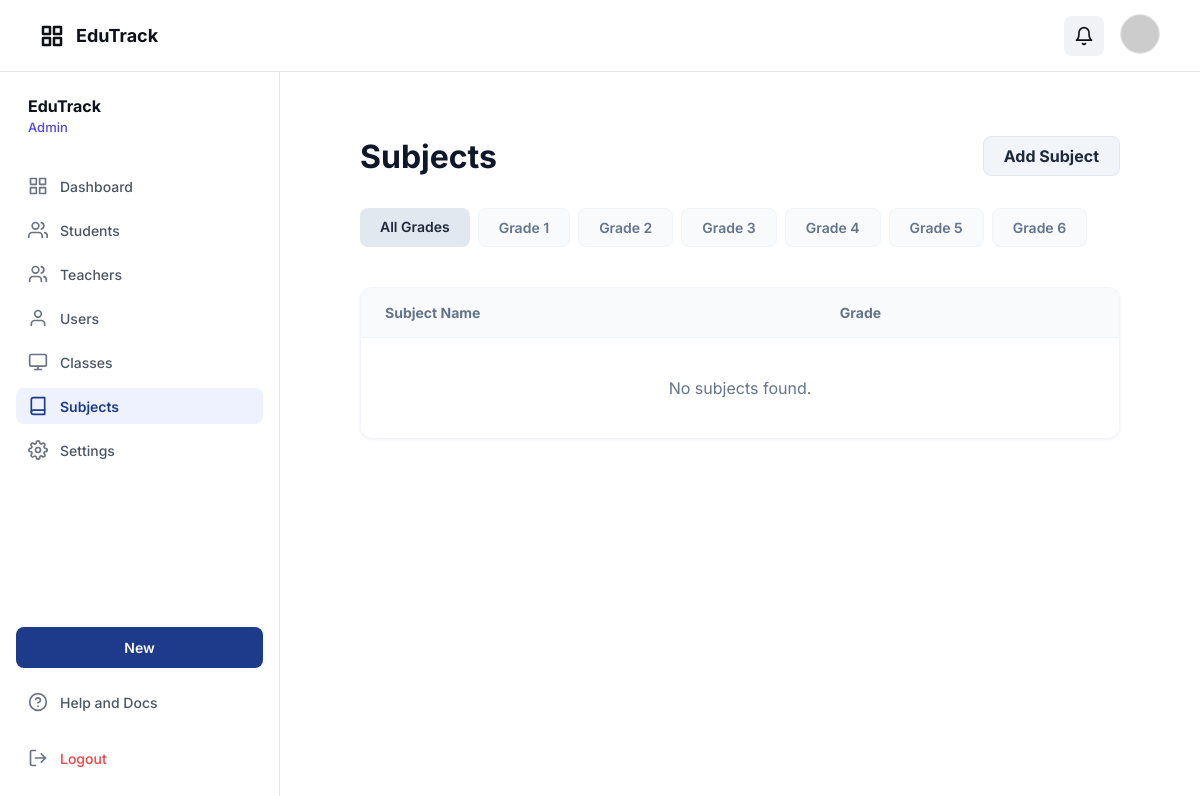
Screenshot of /school_app/index.php?controller=subject&action=index (signed in) with the database file from the repository.
### tables this page shows
CREATE TABLE grades (
  id TINYINT UNSIGNED NOT NULL,
  grade_number TINYINT UNSIGNED NOT NULL,  
  name VARCHAR(20) NOT NULL,               
  PRIMARY KEY (id),
  UNIQUE KEY uq_grades_grade_number (grade_number),
  UNIQUE KEY uq_grades_name (name),
  CONSTRAINT chk_grade_number CHECK (grade_number BETWEEN 1 AND 6)
);

### school_app/controllers/SubjectController.php (called while the page is built, shortened)
<?php
class SubjectController
{
    public function index()
    {
        $selectedGrade = $_GET['grade_id'] ?? null;
        $filters = [];
        $subjects = Subject::getAll($filters);
        $grades = Grade::getAll();
        render_view('views/admin/subjects/index.php', [
            'subjects' => $subjects,
            'grades' => $grades,
            'selectedGrade' => $selectedGrade
        ]);
    }
}

### school_app/models/Grade.php (called while the page is built, shortened)
<?php
class Grade extends Model
{
    public static function getAll()
    {
        $db = Database::connect();
        $sql = "SELECT * FROM grades ORDER BY grade_number";
        $stmt = $db->query($sql);
        return $stmt->fetchAll(PDO::FETCH_OBJ);
    }
}

### school_app/views/admin/subjects/index.php (the view, shortened to what this page needs)
<div class="subjects-container" style="padding: 40px;">
    <div style="display: flex; justify-content: space-between; align-items: center; margin-bottom: 32px;">
        <h1 style="font-size: 32px; font-weight: 700; color: #0f172a; margin: 0;">Subjects</h1>
        <a href="index.php?controller=subject&action=add" class="btn-primary"
            style="background-color: #f1f5f9; color: #1e293b; padding: 10px 20px; border-radius: 8px; font-weight: 700; border: 1px solid #e2e8f0; text-decoration: none;">
            Add Subject
        </a>
    </div>
    <div style="display: flex; gap: 8px; margin-bottom: 32px; overflow-x: auto; padding-bottom: 8px;">
        <a href="index.php?controller=subject&action=index"
            style="padding: 10px 20px; border-radius: 8px; font-weight: 600; font-size: 14px; text-decoration: none;
                  <?php echo !$selectedGrade ? 'background-color: #e2e8f0; color: #1e293b;' : 'background-color: #f8fafc; color: #64748b; border: 1px solid #f1f5f9;'; ?>">
            All Grades
        </a>
        <?php foreach ($grades as $grade): ?>
            <a href="index.php?controller=subject&action=index&grade_id=<?php echo $grade->id; ?>"
                style="padding: 10px 20px; border-radius: 8px; font-weight: 600; font-size: 14px; text-decoration: none;
                      <?php echo $selectedGrade == $grade->id ? 'background-color: #e2e8f0; color: #1e293b;' : 'background-color: #f8fafc; color: #64748b; border: 1px solid #f1f5f9;'; ?>">
                <?php echo htmlspecialchars($grade->name); ?>
            </a>
        <?php endforeach; ?>
    </div>
    <div class="card" style="padding: 0; overflow: hidden; border-radius: 12px; border: 1px solid #f1f5f9;">
        <table style="width: 100%; border-collapse: collapse; text-align: left;">
            <thead>
                <tr style="background-color: #f8fafc; border-bottom: 1px solid #f1f5f9;">
                    <th style="padding: 16px 24px; font-size: 14px; font-weight: 700; color: #64748b; width: 60%;">
                        Subject Name</th>
                    <th style="padding: 16px 24px; font-size: 14px; font-weight: 700; color: #64748b; width: 40%;">Grade
                    </th>
                </tr>
            </thead>
            <tbody>
                <?php if (empty($subjects)): ?>
                    <tr>
                        <td colspan="2" style="padding: 40px; text-align: center; color: #64748b; font-size: 16px;">No
                            subjects found.</td>
                    </tr>
                <?php endif; ?>
            </tbody>
        </table>
    </div>
</div>

### school_app/assets/css/app.css (style rules this page uses)
:root { --primary: #1e3a89; --primary-light: #e8eaf2; --bg-main: #f9f9f9; --bg-white: #ffffff; --text-main: #0f1119; --text-muted: #546691; --text-dark: #0c111c; --border-color: #e5e8ea; --border-input: #d1d6e5; --error: #ef4444; --success: #10b981; --spacing-xs: 4px; --spacing-sm: 8px; --spacing-md: 12px; --spacing-lg: 16px; --spacing-xl: 20px; --spacing-2xl: 24px; --spacing-4xl: 40px; --font-family: "Inter", -apple-system, BlinkMacSystemFont, "Segoe UI", Roboto, sans-serif; --font-size-xs: 12px; --font-size-sm: 14px; --font-size-md: 16px; --font-size-lg: 18px; --font-size-xl: 24px; --font-size-2xl: 28px; --font-size-3xl: 32px; }
* { -webkit-font-smoothing: antialiased; box-sizing: border-box; }
html, body { margin: 0; padding: 0; height: 100%; font-family: var(--font-family); background-color: var(--bg-white); color: var(--text-main); }
a { text-decoration: none; color: inherit; }
.card { background-color: var(--bg-white); border: 1px solid var(--input-border); border-radius: 12px; padding: var(--spacing-2xl); box-shadow: 0 1px 3px rgba(0, 0, 0, 0.05); }
.depth-frame-11, .depth-frame-13, .depth-frame-29, .depth-frame-32, .btn-primary { background-color: var(--primary); color: #f9f9f9; border-radius: 8px; height: 40px; display: flex; align-items: center; justify-content: center; }

### rows the page displays
grades: name "Grade 1"
grades: name "Grade 2"
grades: name "Grade 3"
grades: name "Grade 4"
grades: name "Grade 5"
grades: name "Grade 6"

### other values shown
$displayRole "Admin"
